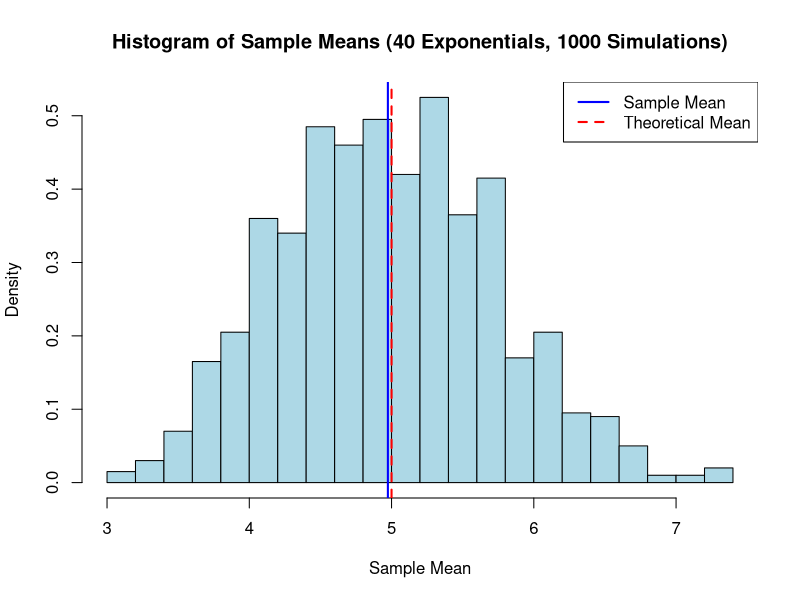
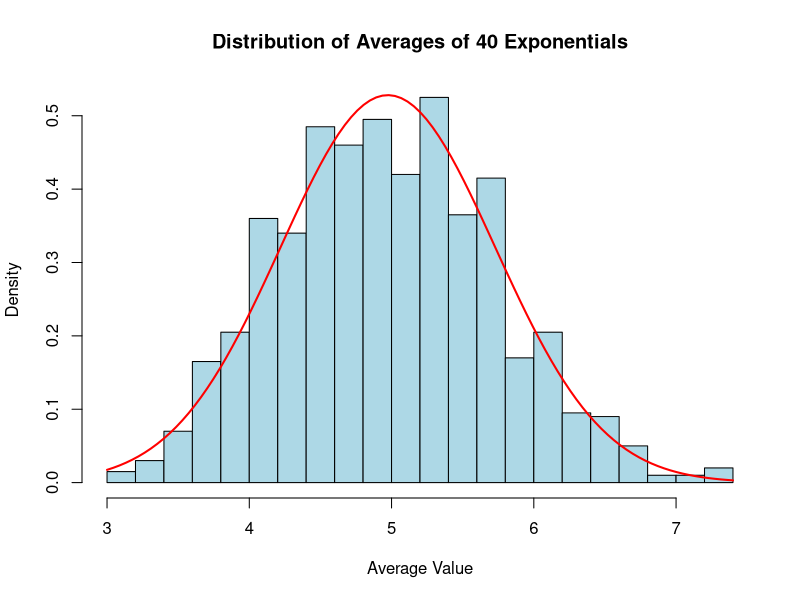
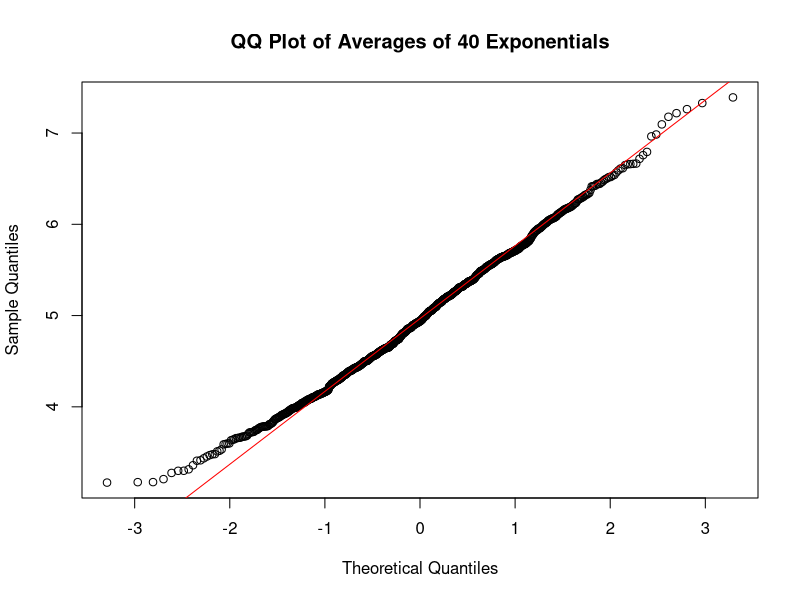
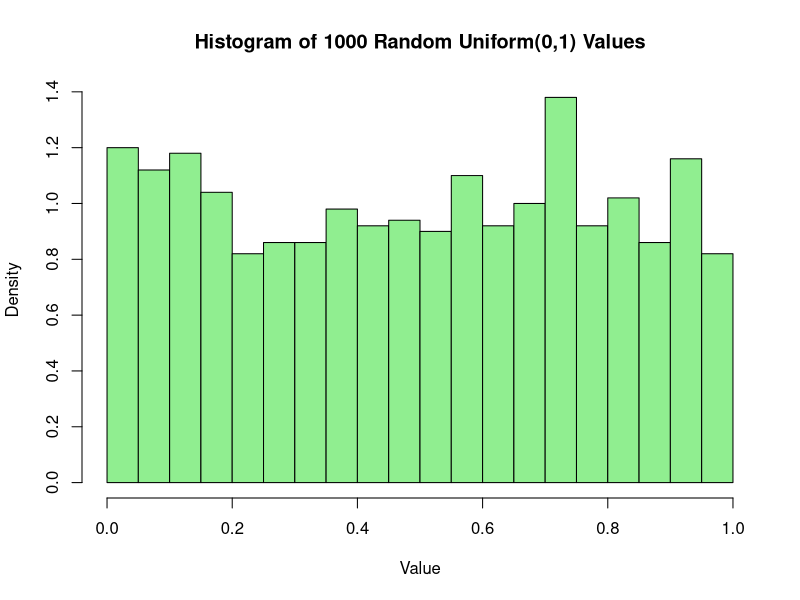
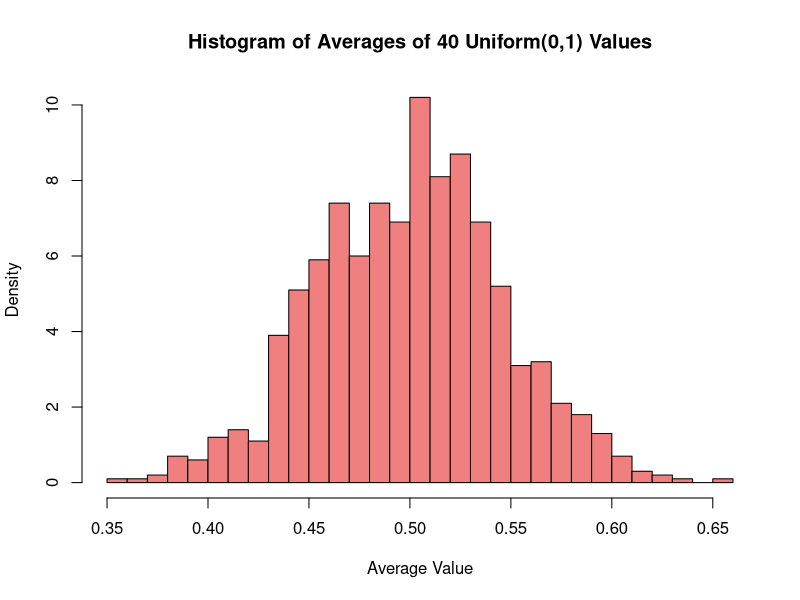

Recreate these plots in R, in order.
## ---- chunk 1
knitr::opts_chunk$set(echo = TRUE)
set.seed(1234)
## ---- chunk 2
lambda <- 0.2
n <- 40
simulations <- 1000

# Simulate 1000 means of 40 exponentials each
exp_means <- replicate(simulations, mean(rexp(n, rate = lambda)))
## ---- chunk 3
sample_mean <- mean(exp_means)
theoretical_mean <- 1 / lambda

cat("Sample Mean:", sample_mean, "\n")
cat("Theoretical Mean:", theoretical_mean, "\n")
## ---- chunk 4
hist(exp_means, probability = TRUE, breaks = 30, col = "lightblue",
     main = "Histogram of Sample Means (40 Exponentials, 1000 Simulations)",
     xlab = "Sample Mean")
abline(v = sample_mean, col = "blue", lwd = 2)
abline(v = theoretical_mean, col = "red", lwd = 2, lty = 2)
legend("topright", legend = c("Sample Mean", "Theoretical Mean"),
       col = c("blue", "red"), lty = c(1, 2), lwd = 2)
## ---- chunk 5
sample_var <- var(exp_means)
theoretical_var <- (1 / lambda)^2 / n

cat("Sample Variance:", sample_var, "\n")
cat("Theoretical Variance:", theoretical_var, "\n")
## ---- chunk 6
# Histogram with normal curve
hist(exp_means, probability = TRUE, breaks = 30, col = "lightblue",
     main = "Distribution of Averages of 40 Exponentials",
     xlab = "Average Value")
curve(dnorm(x, mean = mean(exp_means), sd = sd(exp_means)), 
      col = "red", lwd = 2, add = TRUE)

# QQ Plot
qqnorm(exp_means, main = "QQ Plot of Averages of 40 Exponentials")
qqline(exp_means, col = "red")
## ---- chunk 7
# Raw uniforms
uniform_vals <- runif(1000)

# Averages of 40 uniforms
uniform_means <- replicate(1000, mean(runif(40)))

# Histograms
hist(uniform_vals, probability = TRUE, breaks = 30, col = "lightgreen",
     main = "Histogram of 1000 Random Uniform(0,1) Values", xlab = "Value")

hist(uniform_means, probability = TRUE, breaks = 30, col = "lightcoral",
     main = "Histogram of Averages of 40 Uniform(0,1) Values", xlab = "Average Value")
